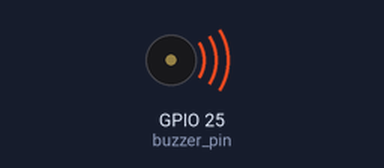
Bench run of a sketch on a simulated ESP32. Parts: buzzer (waves = sounding).

Above: at 0.1 s.
At 5.6 s:
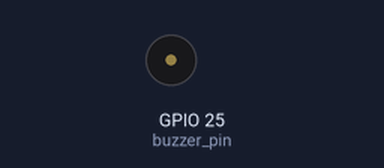
Timing chart, 0 to 7.1 s (numbered marks = the images above):
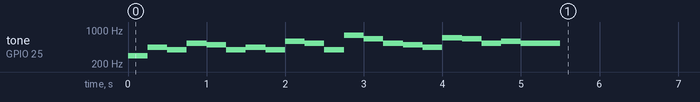

The sketch:

pj4_1_buzzer.ino
```cpp
#include <ESP32Tone.h>
#define buzzer_pin 25

void setup() {
  pinMode(buzzer_pin, OUTPUT);
  birthday();
}

void loop() {

}

void birthday()
{
  tone(buzzer_pin,294,250,0);  //The four parameters are pin, frequency, delay and channel
  tone(buzzer_pin,440,250,0);
  tone(buzzer_pin,392,250,0);
  tone(buzzer_pin,532,250,0);
  tone(buzzer_pin,494,250,0);
  tone(buzzer_pin,392,250,0);
  tone(buzzer_pin,440,250,0);
  tone(buzzer_pin,392,250,0);
  tone(buzzer_pin,587,250,0);
  tone(buzzer_pin,532,250,0);
  tone(buzzer_pin,392,250,0);
  tone(buzzer_pin,784,250,0);
  tone(buzzer_pin,659,250,0);
  tone(buzzer_pin,532,250,0);
  tone(buzzer_pin,494,250,0);
  tone(buzzer_pin,440,250,0);
  tone(buzzer_pin,698,250,0);
  tone(buzzer_pin,659,250,0);
  tone(buzzer_pin,532,250,0);
  tone(buzzer_pin,587,250,0);
  tone(buzzer_pin,532,500,0);
  noTone(buzzer_pin,0);  //Close
}
```
